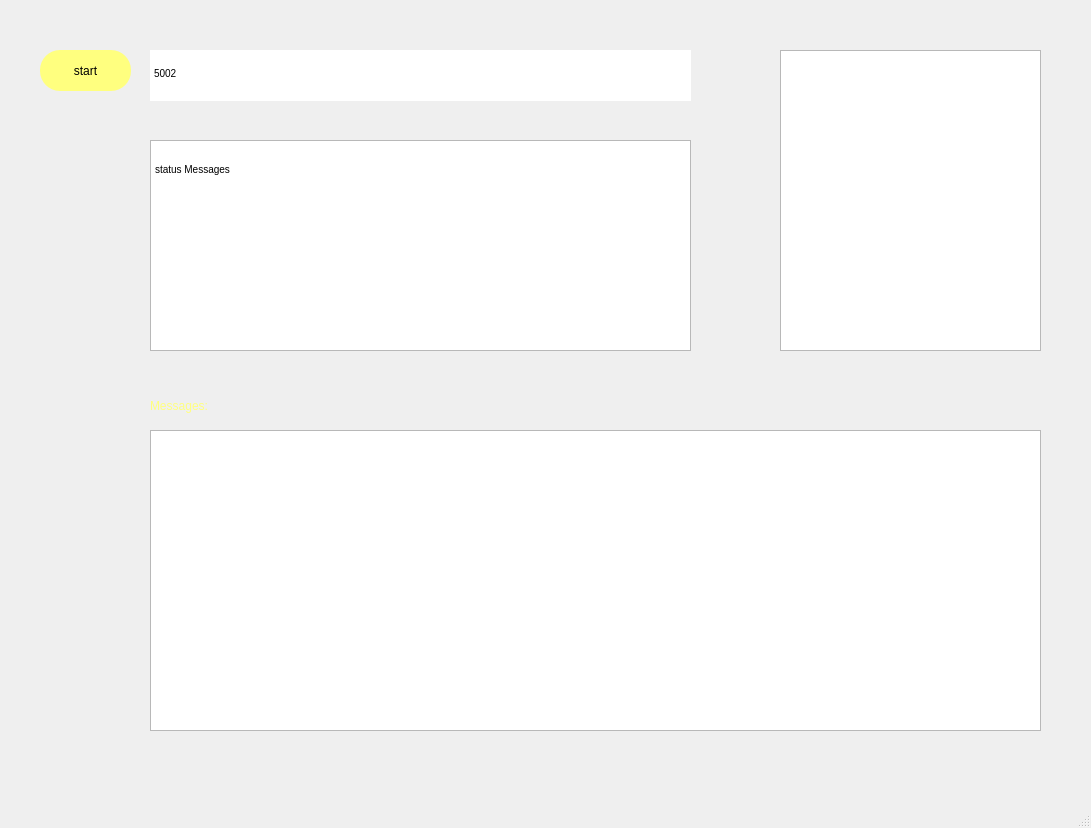
<?xml version="1.0" encoding="UTF-8"?>
<ui version="4.0">
 <class>MainWindow</class>
 <widget class="QMainWindow" name="MainWindow">
  <property name="geometry">
   <rect>
    <x>0</x>
    <y>0</y>
    <width>1091</width>
    <height>828</height>
   </rect>
  </property>
  <property name="windowTitle">
   <string>MainWindow</string>
  </property>
  <widget class="QWidget" name="centralwidget">
   <widget class="QTextEdit" name="textEditPort">
    <property name="geometry">
     <rect>
      <x>150</x>
      <y>50</y>
      <width>541</width>
      <height>51</height>
     </rect>
    </property>
    <property name="styleSheet">
     <string notr="true">border-radius:20px;</string>
    </property>
    <property name="html">
     <string>&lt;!DOCTYPE HTML PUBLIC &quot;-//W3C//DTD HTML 4.0//EN&quot; &quot;http://www.w3.org/TR/REC-html40/strict.dtd&quot;&gt;
&lt;html&gt;&lt;head&gt;&lt;meta name=&quot;qrichtext&quot; content=&quot;1&quot; /&gt;&lt;style type=&quot;text/css&quot;&gt;
p, li { white-space: pre-wrap; }
&lt;/style&gt;&lt;/head&gt;&lt;body style=&quot; font-family:'MS Shell Dlg 2'; font-size:7.8pt; font-weight:400; font-style:normal;&quot;&gt;
&lt;p style=&quot;-qt-paragraph-type:empty; margin-top:0px; margin-bottom:0px; margin-left:0px; margin-right:0px; -qt-block-indent:0; text-indent:0px; font-family:'MS Shell Dlg 2';&quot;&gt;&lt;br /&gt;&lt;/p&gt;
&lt;p style=&quot; margin-top:0px; margin-bottom:0px; margin-left:0px; margin-right:0px; -qt-block-indent:0; text-indent:0px;&quot;&gt;&lt;span style=&quot; font-family:'MS Shell Dlg 2';&quot;&gt;5002&lt;/span&gt;&lt;/p&gt;&lt;/body&gt;&lt;/html&gt;</string>
    </property>
   </widget>
   <widget class="QPushButton" name="pushButtonStart">
    <property name="geometry">
     <rect>
      <x>40</x>
      <y>50</y>
      <width>91</width>
      <height>41</height>
     </rect>
    </property>
    <property name="styleSheet">
     <string notr="true">border-radius :20px;
background-color: rgb(255, 255, 127);</string>
    </property>
    <property name="text">
     <string>start</string>
    </property>
   </widget>
   <widget class="QTextEdit" name="textEditStatus">
    <property name="geometry">
     <rect>
      <x>150</x>
      <y>140</y>
      <width>541</width>
      <height>211</height>
     </rect>
    </property>
    <property name="markdown">
     <string>status Messages

</string>
    </property>
    <property name="html">
     <string>&lt;!DOCTYPE HTML PUBLIC &quot;-//W3C//DTD HTML 4.0//EN&quot; &quot;http://www.w3.org/TR/REC-html40/strict.dtd&quot;&gt;
&lt;html&gt;&lt;head&gt;&lt;meta name=&quot;qrichtext&quot; content=&quot;1&quot; /&gt;&lt;style type=&quot;text/css&quot;&gt;
p, li { white-space: pre-wrap; }
&lt;/style&gt;&lt;/head&gt;&lt;body style=&quot; font-family:'MS Shell Dlg 2'; font-size:7.8pt; font-weight:400; font-style:normal;&quot;&gt;
&lt;p style=&quot;-qt-paragraph-type:empty; margin-top:0px; margin-bottom:0px; margin-left:0px; margin-right:0px; -qt-block-indent:0; text-indent:0px; font-family:'MS Shell Dlg 2';&quot;&gt;&lt;br /&gt;&lt;/p&gt;
&lt;p style=&quot; margin-top:5px; margin-bottom:5px; margin-left:0px; margin-right:0px; -qt-block-indent:0; text-indent:0px;&quot;&gt;&lt;span style=&quot; font-family:'MS Shell Dlg 2';&quot;&gt;status Messages&lt;/span&gt;&lt;/p&gt;&lt;/body&gt;&lt;/html&gt;</string>
    </property>
   </widget>
   <widget class="QTableView" name="tableView">
    <property name="geometry">
     <rect>
      <x>780</x>
      <y>50</y>
      <width>261</width>
      <height>301</height>
     </rect>
    </property>
   </widget>
   <widget class="QTextEdit" name="textEdit">
    <property name="geometry">
     <rect>
      <x>150</x>
      <y>430</y>
      <width>891</width>
      <height>301</height>
     </rect>
    </property>
   </widget>
   <widget class="QLabel" name="label">
    <property name="geometry">
     <rect>
      <x>10</x>
      <y>0</y>
      <width>1081</width>
      <height>771</height>
     </rect>
    </property>
    <property name="text">
     <string/>
    </property>
    <property name="pixmap">
     <pixmap>:/images/red.jpg</pixmap>
    </property>
   </widget>
   <widget class="QLabel" name="label_2">
    <property name="geometry">
     <rect>
      <x>150</x>
      <y>390</y>
      <width>131</width>
      <height>31</height>
     </rect>
    </property>
    <property name="styleSheet">
     <string notr="true">color: rgb(255, 255, 127);
font: 12pt &quot;MV Boli&quot;;</string>
    </property>
    <property name="text">
     <string>Messages:</string>
    </property>
   </widget>
   <zorder>label</zorder>
   <zorder>textEditPort</zorder>
   <zorder>pushButtonStart</zorder>
   <zorder>textEditStatus</zorder>
   <zorder>tableView</zorder>
   <zorder>textEdit</zorder>
   <zorder>label_2</zorder>
  </widget>
  <widget class="QMenuBar" name="menubar">
   <property name="geometry">
    <rect>
     <x>0</x>
     <y>0</y>
     <width>1091</width>
     <height>26</height>
    </rect>
   </property>
  </widget>
  <widget class="QStatusBar" name="statusbar"/>
 </widget>
 <resources/>
 <connections/>
</ui>
